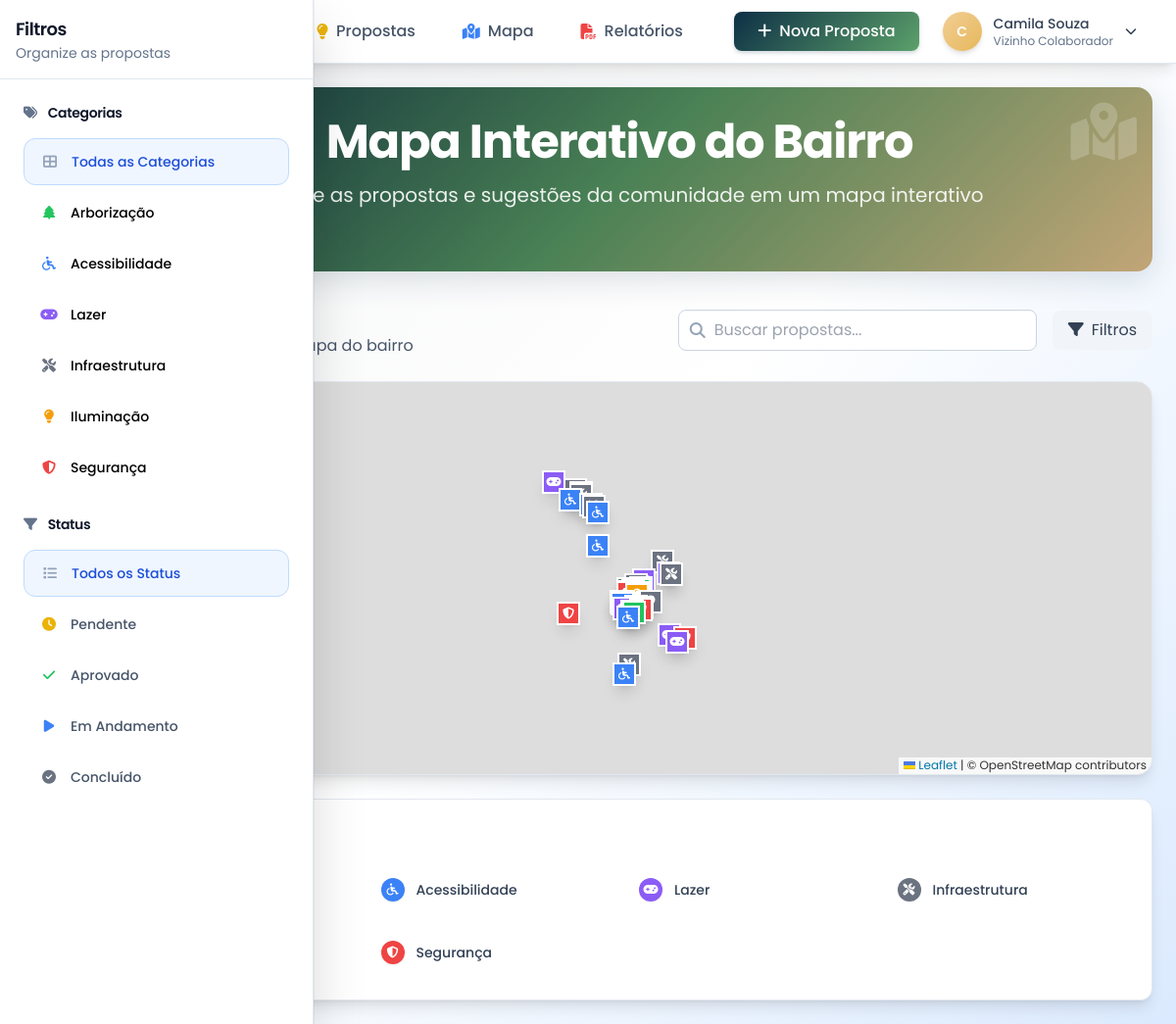
The page /mapa (signed in) on the database its author committed.
### app.py (models this page shows, shortened)
class User(UserMixin, db.Model):
    id = db.Column(db.Integer, primary_key=True)
    email = db.Column(db.String(120), unique=True, nullable=False)
    name = db.Column(db.String(100), nullable=False)
    password_hash = db.Column(db.String(128))
    created_at = db.Column(db.DateTime, default=datetime.utcnow)
    nome_completo = db.Column(db.String(200))
    cpf = db.Column(db.String(14))
    telefone = db.Column(db.String(20))
    endereco = db.Column(db.Text)
    cep = db.Column(db.String(10))
    data_nascimento = db.Column(db.Date)

class Category(db.Model):
    id = db.Column(db.String(50), primary_key=True)
    name = db.Column(db.String(100), nullable=False)
    icon = db.Column(db.String(50))
    color = db.Column(db.String(7))

### app.py (the view)
@app.route('/mapa')
def mapa():
    proposals = Proposal.query.all()
    categories_raw = Category.query.all()
    categories = [{
        'id': cat.id,
        'name': cat.name,
        'icon': cat.icon,
        'color': cat.color
    } for cat in categories_raw]
    return render_template('mapa.html', proposals=proposals, categories=categories)

### templates/mapa.html (shortened to what this page needs)
{% extends "base.html" %}
{% block content %}
<div class="hero-gradient rounded-2xl p-8 mb-8 text-white relative overflow-hidden">
    <div class="absolute inset-0 bg-black bg-opacity-20"></div>
    <div class="relative z-10">
        <div class="max-w-4xl mx-auto text-center">
            <h1 class="text-4xl md:text-5xl font-bold mb-4 animate-fadeInUp">
                Mapa Interativo do Bairro
            </h1>
            <p class="text-xl mb-8 opacity-90 animate-fadeInUp" style="animation-delay: 0.2s;">
                Explore as propostas e sugestões da comunidade em um mapa interativo
            </p>
        </div>
    </div>
    <div class="absolute top-4 right-4 text-white opacity-20">
        <i class="fas fa-map-marked-alt text-6xl"></i>
    </div>
    <div class="absolute bottom-4 left-4 text-white opacity-20">
    </div>
</div>
<div class="space-y-6">
    <div class="flex items-center justify-between">
        <div>
            <h2 class="text-2xl font-bold text-neutral-900">Propostas no Mapa</h2>
            <p class="text-neutral-600">Visualize as propostas no mapa do bairro</p>
        </div>
        <div class="flex items-center space-x-4">
            <div class="relative">
                <i class="fas fa-search absolute left-3 top-1/2 transform -translate-y-1/2 text-neutral-400"></i>
                <input type="text" id="mapSearch" placeholder="Buscar propostas..."
                       class="pl-9 pr-3 py-2 border border-neutral-300 rounded-lg focus:outline-none focus:ring-2 focus:ring-citizenship-500 focus:border-citizenship-500">
            </div>
            <button id="filterToggle" class="px-4 py-2 bg-neutral-100 text-neutral-700 rounded-lg hover:bg-neutral-200 transition-colors">
                <i class="fas fa-filter mr-2"></i>Filtros
            </button>
        </div>
    </div>
    <div class="bg-white rounded-2xl shadow-lg border border-neutral-200 overflow-hidden">
        <div id="map" class="map-container w-full" style="width: 100% !important; height: 100% !important; min-height: 400px; z-index: 1;"></div>
    </div>
    <div class="bg-white rounded-xl shadow-lg border border-neutral-200 p-6">
        <h3 class="text-lg font-semibold text-neutral-900 mb-4 flex items-center">
        </h3>
        <div class="grid grid-cols-2 md:grid-cols-4 gap-4">
            {% for category in categories %}
            <div class="flex items-center space-x-3 p-3 rounded-lg hover:bg-neutral-50 transition-colors">
                <div class="w-6 h-6 rounded-full shadow-sm flex items-center justify-center" style="background-color: {{ category.color }}">
                    <i class="fas fa-{{ category.icon }} text-white text-xs"></i>
                </div>
                <span class="text-sm font-medium text-neutral-700">{{ category.name }}</span>
            </div>
            {% endfor %}
        </div>
    </div>
</div>
{% endblock %}

### templates/base.html (shortened to what this page needs)
<!DOCTYPE html>
<html lang="pt-BR">
<head>
    <script src="https://cdn.tailwindcss.com"></script>
    <link rel="stylesheet" href="https://cdnjs.cloudflare.com/ajax/libs/font-awesome/6.4.0/css/all.min.css">
    <link rel="stylesheet" href="{{ url_for('static', filename='css/custom.css') }}">
    <link rel="stylesheet" href="https://unpkg.com/leaflet@1.9.4/dist/leaflet.css" />
</head>
    <body class="min-h-screen gradient-bg">
        <header class="bg-white shadow-lg border-b border-neutral-200">
            <div class="max-w-7xl mx-auto px-4 sm:px-6 lg:px-8">
                <div class="flex justify-between items-center h-16">
                    <div class="flex items-center">
                        <a href="{{ url_for('index') }}" class="flex items-center space-x-3">
                            <div class="w-10 h-10 rounded-xl flex items-center justify-center shadow-md overflow-hidden">
                            </div>
                            <div>
                                <span class="text-xl font-bold text-neutral-900">Meu Bairro Melhor</span>
                                <p class="text-xs text-neutral-500 -mt-1">Participação Cidadã</p>
                            </div>
                        </a>
                    </div>
                <nav class="hidden lg:flex items-center space-x-6">
                    <a href="{{ url_for('index') }}" class="flex items-center space-x-2 text-neutral-600 hover:text-neutral-900 font-medium transition-colors px-3 py-2 rounded-lg hover:bg-neutral-50">
                        <i class="fas fa-lightbulb text-yellow-500"></i>
                        <span>Propostas</span>
                    </a>
                    <a href="{{ url_for('mapa') }}" class="flex items-center space-x-2 text-neutral-600 hover:text-neutral-900 font-medium transition-colors px-3 py-2 rounded-lg hover:bg-neutral-50">
                        <i class="fas fa-map-marked-alt text-citizenship-500"></i>
                        <span>Mapa</span>
                    </a>
                    <a href="{{ url_for('relatorios') }}" class="flex items-center space-x-2 text-neutral-600 hover:text-neutral-900 font-medium transition-colors px-3 py-2 rounded-lg hover:bg-neutral-50">
                        <i class="fas fa-file-pdf text-red-500"></i>
                        <span>Relatórios</span>
                    </a>
                </nav>
                <div class="flex items-center space-x-4">
                    {% if current_user.is_authenticated %}
                        <a href="{{ url_for('criar_proposta') }}" class="btn-primary px-6 py-2 rounded-lg hover:shadow-lg transition-all duration-300 font-medium">
                            <i class="fas fa-plus mr-2"></i>Nova Proposta
                        </a>
                        <div class="relative group">
                            <button class="flex items-center space-x-3 text-neutral-700 hover:text-neutral-900 p-2 rounded-lg hover:bg-neutral-50 transition-colors">
                                <div class="w-10 h-10 user-avatar rounded-full flex items-center justify-center shadow-md">
                                    <span class="text-white text-sm font-semibold">{{ current_user.name[0].upper() }}</span>
                                </div>
                                <div class="hidden md:block text-left">
                                    <div class="text-sm font-medium">{{ current_user.nome_completo or current_user.name }}</div>
                                    <div class="text-xs text-neutral-500">Vizinho Colaborador</div>
                                </div>
                                <i class="fas fa-chevron-down text-xs"></i>
                            </button>
                        </div>
                    {% endif %}
                </div>
            </div>
        </div>
    </header>
    <div id="sidebar" class="hidden lg:flex fixed inset-y-0 left-0 z-50 w-16 bg-white shadow-xl transform lg:translate-x-0 transition-all duration-300 ease-in-out border-r border-neutral-200 flex flex-col sidebar-container">
        <div class="flex-shrink-0 p-4 lg:p-4 border-b border-neutral-200">
            <div class="flex items-center justify-center lg:justify-between">
                <div class="sidebar-content">
                    <h2 class="text-lg font-semibold text-neutral-900">Filtros</h2>
                    <p class="text-sm text-neutral-500">Organize as propostas</p>
                </div>
            </div>
        </div>
        <div class="flex-1 overflow-y-auto">
            <div class="p-3 lg:p-6">
            <div class="mb-6">
                <h3 class="text-sm font-semibold text-neutral-900 mb-4 flex items-center sidebar-content">
                    <i class="fas fa-tags mr-2 text-neutral-500"></i>
                    <span class="sidebar-text">Categorias</span>
                </h3>
                <div class="space-y-1">
                    <a href="{{ url_for('index', category='all') }}"
                       class="flex items-center px-3 lg:px-4 py-3 text-sm rounded-xl hover:bg-neutral-50 transition-all duration-200 group sidebar-link {% if request.args.get('category', 'all') == 'all' %}bg-citizenship-50 text-citizenship-700 border border-citizenship-200{% else %}text-neutral-600{% endif %}">
                        <i class="fas fa-th-large mr-3 text-neutral-400 w-5 text-center"></i>
                        <span class="font-medium sidebar-text">Todas as Categorias</span>
                    </a>
                    {% for category in categories %}
                    <a href="{{ url_for('index', category=category.id) }}"
                       class="flex items-center px-3 lg:px-4 py-3 text-sm rounded-xl hover:bg-neutral-50 transition-all duration-200 group sidebar-link category-{{ category.id }} {% if request.args.get('category', 'all') == category.id %}border{% endif %}">
                        {% if category.name.lower() == 'arborização' %}
                            <i class="fas fa-tree mr-3 w-5 text-center" style="color: {{ category.color }}"></i>
                        {% elif category.name.lower() == 'acessibilidade' %}
                            <i class="fas fa-wheelchair mr-3 w-5 text-center" style="color: {{ category.color }}"></i>
                        {% elif category.name.lower() == 'lazer' %}
                            <i class="fas fa-gamepad mr-3 w-5 text-center" style="color: {{ category.color }}"></i>
                        {% elif category.name.lower() == 'infraestrutura' %}
                            <i class="fas fa-tools mr-3 w-5 text-center" style="color: {{ category.color }}"></i>
                        {% elif category.name.lower() == 'outros' %}
                            <i class="fas fa-ellipsis-h mr-3 w-5 text-center" style="color: {{ category.color }}"></i>
                        {% else %}
                            <i class="fas fa-{{ category.icon }} mr-3 w-5 text-center" style="color: {{ category.color }}"></i>
                        {% endif %}
                        <span class="font-medium sidebar-text">{{ category.name }}</span>
                    </a>
                    {% endfor %}
                </div>
            </div>
            <div class="mb-6">
                <h3 class="text-sm font-semibold text-neutral-900 mb-4 flex items-center sidebar-content">
                    <i class="fas fa-filter mr-2 text-neutral-500"></i>
                    <span class="sidebar-text">Status</span>
                </h3>
                <div class="space-y-1">
                    <a href="{{ url_for('index', status='all') }}"
                       class="flex items-center px-3 lg:px-4 py-3 text-sm rounded-xl hover:bg-neutral-50 transition-all duration-200 group sidebar-link {% if request.args.get('status', 'all') == 'all' %}bg-citizenship-50 text-citizenship-700 border border-citizenship-200{% else %}text-neutral-600{% endif %}">
                        <i class="fas fa-list mr-3 text-neutral-400 w-5 text-center"></i>
                        <span class="font-medium sidebar-text">Todos os Status</span>
                    </a>
                    <a href="{{ url_for('index', status='pending') }}"
                       class="flex items-center px-3 lg:px-4 py-3 text-sm rounded-xl hover:bg-neutral-50 transition-all duration-200 group sidebar-link {% if request.args.get('status', 'all') == 'pending' %}bg-yellow-50 text-yellow-700 border border-yellow-200{% else %}text-neutral-600{% endif %}">
                        <i class="fas fa-clock mr-3 text-yellow-500 w-5 text-center"></i>
                        <span class="font-medium sidebar-text">Pendente</span>
                    </a>
                    <a href="{{ url_for('index', status='approved') }}"
                       class="flex items-center px-3 lg:px-4 py-3 text-sm rounded-xl hover:bg-neutral-50 transition-all duration-200 group sidebar-link {% if request.args.get('status', 'all') == 'approved' %}bg-sustainability-50 text-sustainability-700 border border-sustainability-200{% else %}text-neutral-600{% endif %}">
                        <i class="fas fa-check mr-3 text-sustainability-500 w-5 text-center"></i>
                        <span class="font-medium sidebar-text">Aprovado</span>
                    </a>
                    <a href="{{ url_for('index', status='in_progress') }}"
                       class="flex items-center px-3 lg:px-4 py-3 text-sm rounded-xl hover:bg-neutral-50 transition-all duration-200 group sidebar-link {% if request.args.get('status', 'all') == 'in_progress' %}bg-citizenship-50 text-citizenship-700 border border-citizenship-200{% else %}text-neutral-600{% endif %}">
                        <i class="fas fa-play mr-3 text-citizenship-500 w-5 text-center"></i>
                        <span class="font-medium sidebar-text">Em Andamento</span>
                    </a>
                    <a href="{{ url_for('index', status='completed') }}"
                       class="flex items-center px-3 lg:px-4 py-3 text-sm rounded-xl hover:bg-neutral-50 transition-all duration-200 group sidebar-link {% if request.args.get('status', 'all') == 'completed' %}bg-neutral-50 text-neutral-700 border border-neutral-200{% else %}text-neutral-600{% endif %}">
                        <i class="fas fa-check-circle mr-3 text-neutral-500 w-5 text-center"></i>
                        <span class="font-medium sidebar-text">Concluído</span>
                    </a>
                </div>
            </div>
            </div>
        </div>
        </div>
    <main class="p-4 lg:p-6 transition-all duration-300 main-content">
        {% block content %}{% endblock %}
    </main>
</body>
</html>

### rows shown on the page
User: name "C", nome_completo "Camila Souza"
Category: name "Arborização"
Category: name "Acessibilidade"
Category: name "Lazer"
Category: name "Infraestrutura"
Category: name "Iluminação"
Category: name "Segurança"
